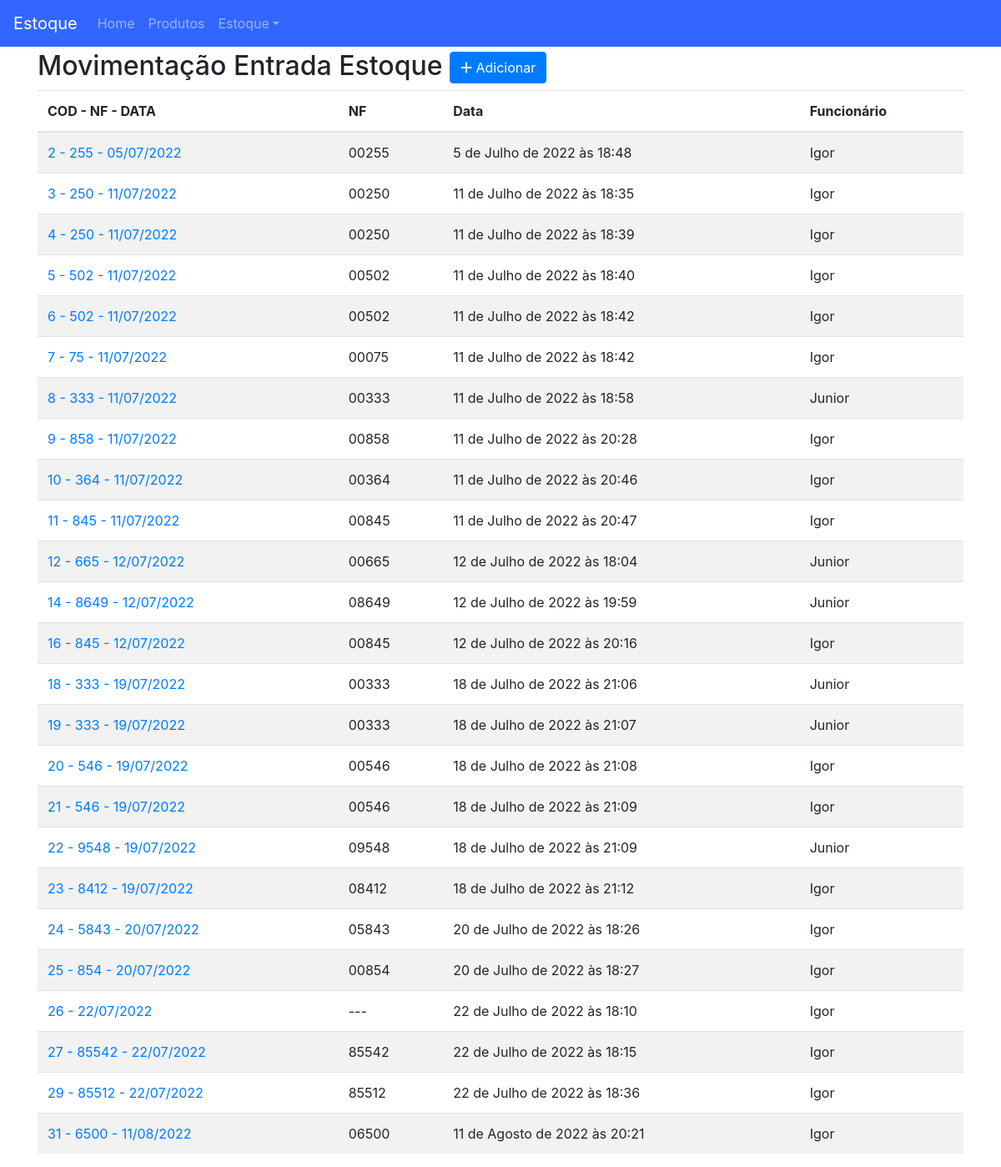
/estoque/entrada/, run on the app's committed database.
### estoque/models.py (models this page shows)
class Estoque(TimeStampedModel):
    funcionario = models.ForeignKey(User, on_delete=models.CASCADE, blank=True)
    nf = models.PositiveIntegerField('Nota fiscal', null=True, blank=True)
    movimento = models.CharField(max_length=1, choices=MOVIMENTO, blank=True)
    class Meta:
        ordering = ('pk',)
    def __str__(self):
        if self.nf:
            return f'{self.pk} - {self.nf} - {self.created.strftime("%d/%m/%Y")}'
        return f'{self.pk} - {self.created.strftime("%d/%m/%Y")}'
    def nf_formated(self):
        if self.nf:
            return str(self.nf).zfill(5)
        return '---'

### estoque/views.py (the view)
# urls.py: path('', v.EstoqueEntradaList.as_view(), name='estoque_entrada_list'),
class EstoqueEntradaList(TemplateView):
    template_name = 'estoque_list.html'
    def get_context_data(self, **kwargs):
        context = super().get_context_data(**kwargs)
        context['object_list'] = EstoqueEntrada.objects.all()
        context['titulo'] = 'Entrada'
        context['url_add'] = 'estoque:estoque_entrada_add'
        return context

### estoque/managers.py (called while the page is built)
    def get_queryset(self):
        return super(EstoqueEntradaManager, self).get_queryset().filter(movimento='e')

### estoque/templates/estoque_list.html
{% extends 'base.html' %}
{% block content %}
<h2> Movimentação {{ titulo }} Estoque
    <span class="pull-right">
        <a href="{% url url_add %}">
            <button type="button" class="btn btn-primary">
                <span class="fa fa-plus"></span> Adicionar
            </button>
        </a>
    </span>
</h2>
{% if object_list %}
    <table class="table table-striped">
        <thead>
            <tr>
                <th>COD - NF - DATA</th>
                <th>NF</th>
                <th>Data</th>
                <th>Funcionário</th>
            </tr>
        </thead>
        <tbody>
            {% for object in object_list %}
                <tr>
                    <td>
                        <a href="{% url 'estoque:estoque_detail' object.pk %}">{{ object }}</a>
                    </td>
                    <td>{{ object.nf_formated }}</td>
                    <td>{{ object.created }}</td>
                    <td>{{ object.funcionario.first_name }}</td>
                </tr>
            {% endfor %}
        </tbody>
    </table>
{% else %}
    <p class="alert alert-warning">Lista vazia.</p>
{% endif %}
{% endblock content %}

### core/static/css/style.css (style rules this page uses)
body { margin-top: 60px; }

### data on the page
Estoque: nf+id+created "2 - 255 - 05/07/2022", nf_formated "00255", created "5 de Julho de 2022 às 18:48", funcionario.first_name "Igor"
Estoque: nf+id+created "3 - 250 - 11/07/2022", nf_formated "00250", created "11 de Julho de 2022 às 18:35", funcionario.first_name "Igor"
Estoque: nf+id+created "4 - 250 - 11/07/2022", nf_formated "00250", created "11 de Julho de 2022 às 18:39", funcionario.first_name "Igor"
Estoque: nf+id+created "5 - 502 - 11/07/2022", nf_formated "00502", created "11 de Julho de 2022 às 18:40", funcionario.first_name "Igor"
Estoque: nf+id+created "6 - 502 - 11/07/2022", nf_formated "00502", created "11 de Julho de 2022 às 18:42", funcionario.first_name "Igor"
Estoque: nf+id+created "7 - 75 - 11/07/2022", nf_formated "00075", created "11 de Julho de 2022 às 18:42", funcionario.first_name "Igor"
Estoque: nf+id+created "8 - 333 - 11/07/2022", nf_formated "00333", created "11 de Julho de 2022 às 18:58", funcionario.first_name "Junior"
Estoque: nf+id+created "9 - 858 - 11/07/2022", nf_formated "00858", created "11 de Julho de 2022 às 20:28", funcionario.first_name "Igor"
Estoque: nf+id+created "10 - 364 - 11/07/2022", nf_formated "00364", created "11 de Julho de 2022 às 20:46", funcionario.first_name "Igor"
Estoque: nf+id+created "11 - 845 - 11/07/2022", nf_formated "00845", created "11 de Julho de 2022 às 20:47", funcionario.first_name "Igor"
Estoque: nf+id+created "12 - 665 - 12/07/2022", nf_formated "00665", created "12 de Julho de 2022 às 18:04", funcionario.first_name "Junior"
Estoque: nf+id+created "14 - 8649 - 12/07/2022", nf_formated "08649", created "12 de Julho de 2022 às 19:59", funcionario.first_name "Junior"
Estoque: nf+id+created "16 - 845 - 12/07/2022", nf_formated "00845", created "12 de Julho de 2022 às 20:16", funcionario.first_name "Igor"
Estoque: nf+id+created "18 - 333 - 19/07/2022", nf_formated "00333", created "18 de Julho de 2022 às 21:06", funcionario.first_name "Junior"
Estoque: nf+id+created "19 - 333 - 19/07/2022", nf_formated "00333", created "18 de Julho de 2022 às 21:07", funcionario.first_name "Junior"
Estoque: nf+id+created "20 - 546 - 19/07/2022", nf_formated "00546", created "18 de Julho de 2022 às 21:08", funcionario.first_name "Igor"
Estoque: nf+id+created "21 - 546 - 19/07/2022", nf_formated "00546", created "18 de Julho de 2022 às 21:09", funcionario.first_name "Igor"
Estoque: nf+id+created "22 - 9548 - 19/07/2022", nf_formated "09548", created "18 de Julho de 2022 às 21:09", funcionario.first_name "Junior"
Estoque: nf+id+created "23 - 8412 - 19/07/2022", nf_formated "08412", created "18 de Julho de 2022 às 21:12", funcionario.first_name "Igor"
Estoque: nf+id+created "24 - 5843 - 20/07/2022", nf_formated "05843", created "20 de Julho de 2022 às 18:26", funcionario.first_name "Igor"
Estoque: nf+id+created "25 - 854 - 20/07/2022", nf_formated "00854", created "20 de Julho de 2022 às 18:27", funcionario.first_name "Igor"
Estoque: nf+id+created "26 - 22/07/2022", nf_formated "---", created "22 de Julho de 2022 às 18:10", funcionario.first_name "Igor"
Estoque: nf+id+created "27 - 85542 - 22/07/2022", nf_formated "85542", created "22 de Julho de 2022 às 18:15", funcionario.first_name "Igor"
Estoque: nf+id+created "29 - 85512 - 22/07/2022", nf_formated "85512", created "22 de Julho de 2022 às 18:36", funcionario.first_name "Igor"
Estoque: nf+id+created "31 - 6500 - 11/08/2022", nf_formated "06500", created "11 de Agosto de 2022 às 20:21", funcionario.first_name "Igor"

### other printed values
{{ titulo }} "Entrada"
